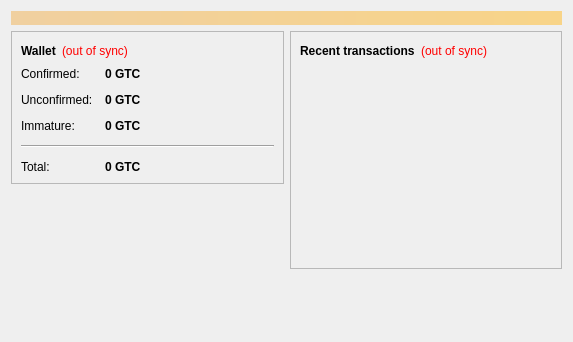
<?xml version="1.0" encoding="UTF-8"?>
<ui version="4.0">
 <class>OverviewPage</class>
 <widget class="QWidget" name="OverviewPage">
  <property name="geometry">
   <rect>
    <x>0</x>
    <y>0</y>
    <width>573</width>
    <height>342</height>
   </rect>
  </property>
  <property name="windowTitle">
   <string>Form</string>
  </property>
  <layout class="QVBoxLayout" name="topLayout">
   <item>
    <widget class="QLabel" name="labelAlerts">
     <property name="visible">
      <bool>false</bool>
     </property>
     <property name="styleSheet">
      <string notr="true">background-color: qlineargradient(x1: 0, y1: 0, x2: 1, y2: 0, stop:0 #F0D0A0, stop:1 #F8D488); color:#000000;</string>
     </property>
     <property name="wordWrap">
      <bool>true</bool>
     </property>
     <property name="margin">
      <number>3</number>
     </property>
    </widget>
   </item>
   <item>
    <layout class="QHBoxLayout" name="horizontalLayout" stretch="1,1">
     <item>
      <layout class="QVBoxLayout" name="verticalLayout_2">
       <item>
        <widget class="QFrame" name="frame">
         <property name="frameShape">
          <enum>QFrame::StyledPanel</enum>
         </property>
         <property name="frameShadow">
          <enum>QFrame::Raised</enum>
         </property>
         <layout class="QVBoxLayout" name="verticalLayout_4">
          <item>
           <layout class="QHBoxLayout" name="horizontalLayout_4">
            <item>
             <widget class="QLabel" name="label_5">
              <property name="font">
               <font>
                <weight>75</weight>
                <bold>true</bold>
               </font>
              </property>
              <property name="text">
               <string>Wallet</string>
              </property>
             </widget>
            </item>
            <item>
             <widget class="QLabel" name="labelWalletStatus">
              <property name="toolTip">
               <string>The displayed information may be out of date. Your wallet automatically synchronizes with the Globaltoken network after a connection is established, but this process has not completed yet.</string>
              </property>
              <property name="styleSheet">
               <string notr="true">QLabel { color: red; }</string>
              </property>
              <property name="text">
               <string notr="true">(out of sync)</string>
              </property>
              <property name="alignment">
               <set>Qt::AlignLeading|Qt::AlignLeft|Qt::AlignVCenter</set>
              </property>
             </widget>
            </item>
            <item>
             <spacer name="horizontalSpacer_2">
              <property name="orientation">
               <enum>Qt::Horizontal</enum>
              </property>
              <property name="sizeHint" stdset="0">
               <size>
                <width>40</width>
                <height>20</height>
               </size>
              </property>
             </spacer>
            </item>
           </layout>
          </item>
          <item>
           <layout class="QFormLayout" name="formLayout_2">
            <property name="fieldGrowthPolicy">
             <enum>QFormLayout::AllNonFixedFieldsGrow</enum>
            </property>
            <property name="horizontalSpacing">
             <number>12</number>
            </property>
            <property name="verticalSpacing">
             <number>12</number>
            </property>
            <item row="0" column="0">
             <widget class="QLabel" name="label">
              <property name="text">
               <string>Confirmed:</string>
              </property>
             </widget>
            </item>
            <item row="0" column="1">
             <widget class="QLabel" name="labelBalance">
              <property name="font">
               <font>
                <weight>75</weight>
                <bold>true</bold>
               </font>
              </property>
              <property name="cursor">
               <cursorShape>IBeamCursor</cursorShape>
              </property>
              <property name="toolTip">
               <string>Your current spendable balance</string>
              </property>
              <property name="text">
               <string notr="true">0 GTC</string>
              </property>
              <property name="textInteractionFlags">
               <set>Qt::LinksAccessibleByMouse|Qt::TextSelectableByKeyboard|Qt::TextSelectableByMouse</set>
              </property>
             </widget>
            </item>
            <item row="1" column="0">
             <widget class="QLabel" name="label_3">
              <property name="text">
               <string>Unconfirmed:</string>
              </property>
             </widget>
            </item>
            <item row="1" column="1">
             <widget class="QLabel" name="labelUnconfirmed">
              <property name="font">
               <font>
                <weight>75</weight>
                <bold>true</bold>
               </font>
              </property>
              <property name="cursor">
               <cursorShape>IBeamCursor</cursorShape>
              </property>
              <property name="toolTip">
               <string>Total of transactions that have yet to be confirmed, and do not yet count toward the spendable balance</string>
              </property>
              <property name="text">
               <string notr="true">0 GTC</string>
              </property>
              <property name="textInteractionFlags">
               <set>Qt::LinksAccessibleByMouse|Qt::TextSelectableByKeyboard|Qt::TextSelectableByMouse</set>
              </property>
             </widget>
            </item>
            <item row="2" column="0">
             <widget class="QLabel" name="labelImmatureText">
              <property name="text">
               <string>Immature:</string>
              </property>
             </widget>
            </item>
            <item row="2" column="1">
             <widget class="QLabel" name="labelImmature">
              <property name="font">
               <font>
                <weight>75</weight>
                <bold>true</bold>
               </font>
              </property>
              <property name="toolTip">
               <string>Mined balance that has not yet matured</string>
              </property>
              <property name="text">
               <string notr="true">0 GTC</string>
              </property>
              <property name="textInteractionFlags">
               <set>Qt::LinksAccessibleByMouse|Qt::TextSelectableByKeyboard|Qt::TextSelectableByMouse</set>
              </property>
             </widget>
            </item>
            <item row="4" column="0">
             <widget class="QLabel" name="labelTotalText">
              <property name="text">
               <string>Total:</string>
              </property>
             </widget>
            </item>
            <item row="4" column="1">
             <widget class="QLabel" name="labelTotal">
              <property name="font">
               <font>
                <weight>75</weight>
                <bold>true</bold>
               </font>
              </property>
              <property name="cursor">
               <cursorShape>IBeamCursor</cursorShape>
              </property>
              <property name="toolTip">
               <string>Your current total balance</string>
              </property>
              <property name="text">
               <string notr="true">0 GTC</string>
              </property>
              <property name="textInteractionFlags">
               <set>Qt::LinksAccessibleByMouse|Qt::TextSelectableByKeyboard|Qt::TextSelectableByMouse</set>
              </property>
             </widget>
            </item>
            <item row="3" column="0" colspan="2">
             <widget class="Line" name="line">
              <property name="orientation">
               <enum>Qt::Horizontal</enum>
              </property>
             </widget>
            </item>
           </layout>
          </item>
         </layout>
        </widget>
       </item>
       <item>
        <spacer name="verticalSpacer">
         <property name="orientation">
          <enum>Qt::Vertical</enum>
         </property>
         <property name="sizeHint" stdset="0">
          <size>
           <width>20</width>
           <height>40</height>
          </size>
         </property>
        </spacer>
       </item>
      </layout>
     </item>
     <item>
      <layout class="QVBoxLayout" name="verticalLayout_3">
       <item>
        <widget class="QFrame" name="frame_2">
         <property name="frameShape">
          <enum>QFrame::StyledPanel</enum>
         </property>
         <property name="frameShadow">
          <enum>QFrame::Raised</enum>
         </property>
         <layout class="QVBoxLayout" name="verticalLayout">
          <item>
           <layout class="QHBoxLayout" name="horizontalLayout_2">
            <item>
             <widget class="QLabel" name="label_4">
              <property name="text">
               <string>&lt;b&gt;Recent transactions&lt;/b&gt;</string>
              </property>
             </widget>
            </item>
            <item>
             <widget class="QLabel" name="labelTransactionsStatus">
              <property name="toolTip">
               <string>The displayed information may be out of date. Your wallet automatically synchronizes with the Globaltoken network after a connection is established, but this process has not completed yet.</string>
              </property>
              <property name="styleSheet">
               <string notr="true">QLabel { color: red; }</string>
              </property>
              <property name="text">
               <string notr="true">(out of sync)</string>
              </property>
              <property name="alignment">
               <set>Qt::AlignRight|Qt::AlignTrailing|Qt::AlignVCenter</set>
              </property>
             </widget>
            </item>
            <item>
             <spacer name="horizontalSpacer">
              <property name="orientation">
               <enum>Qt::Horizontal</enum>
              </property>
              <property name="sizeHint" stdset="0">
               <size>
                <width>40</width>
                <height>20</height>
               </size>
              </property>
             </spacer>
            </item>
           </layout>
          </item>
          <item>
           <widget class="QListView" name="listTransactions">
            <property name="styleSheet">
             <string notr="true">QListView { background: transparent; }</string>
            </property>
            <property name="frameShape">
             <enum>QFrame::NoFrame</enum>
            </property>
            <property name="verticalScrollBarPolicy">
             <enum>Qt::ScrollBarAlwaysOff</enum>
            </property>
            <property name="horizontalScrollBarPolicy">
             <enum>Qt::ScrollBarAlwaysOff</enum>
            </property>
            <property name="selectionMode">
             <enum>QAbstractItemView::NoSelection</enum>
            </property>
           </widget>
          </item>
         </layout>
        </widget>
       </item>
       <item>
        <spacer name="verticalSpacer_2">
         <property name="orientation">
          <enum>Qt::Vertical</enum>
         </property>
         <property name="sizeHint" stdset="0">
          <size>
           <width>20</width>
           <height>40</height>
          </size>
         </property>
        </spacer>
       </item>
      </layout>
     </item>
    </layout>
   </item>
  </layout>
 </widget>
 <resources/>
 <connections/>
</ui>
